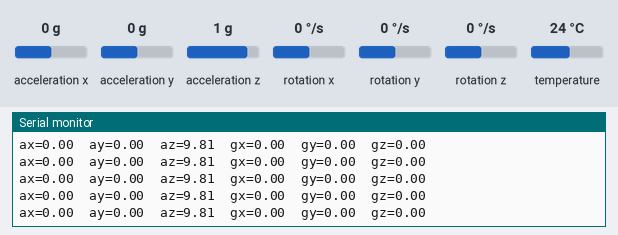
Bench run of a sketch on a simulated ESP32. On the bench: the last lines printed to the serial monitor. The test bench sets the inputs (shaded band); at power-on: acceleration x 0 g, acceleration y 0 g, acceleration z 1 g, rotation x 0 °/s, rotation y 0 °/s, rotation z 0 °/s, temperature 24 °C.

Above: at 2.2 s.
2.3 s: acceleration x set to -1.4 g
At 2.34 s:
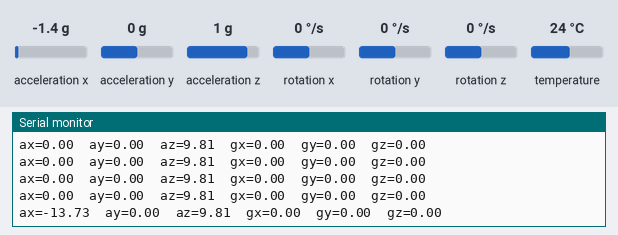
3.8 s: acceleration y set to -1.4 g
At 3.88 s:
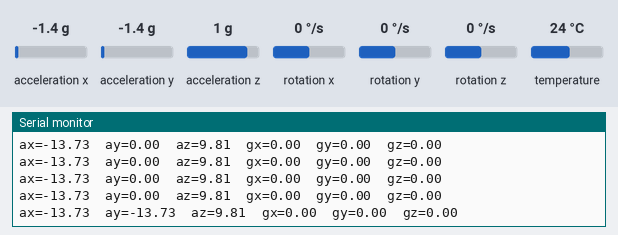
5.3 s: acceleration z set to -1.4 g
At 5.31 s:
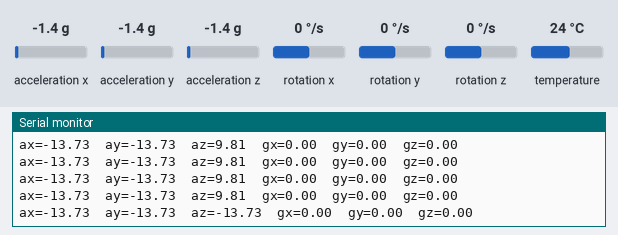
6.8 s: rotation x set to -192 °/s
At 6.85 s:
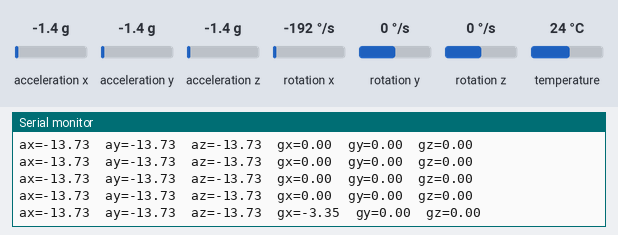
8.3 s: rotation y set to -192 °/s
At 8.39 s:
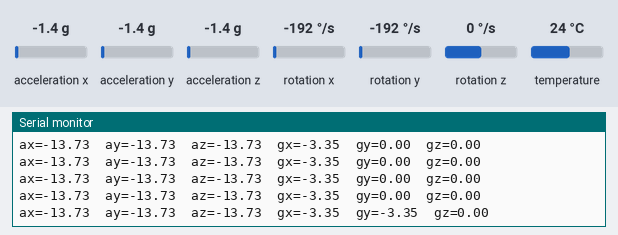

Measured:
- after the input at 2.3 s, the serial monitor: prints a new line at once (image 1)
- after the input at 3.8 s, the serial monitor: prints a new line after 0.07 s (image 2)
- after the input at 5.3 s, the serial monitor: prints a new line at once (image 3)
- after the input at 6.8 s, the serial monitor: prints a new line after 0.05 s (image 4)
- after the input at 8.3 s, the serial monitor: prints a new line after 0.09 s (image 5)

The sketch:

mpu6050_test.ino
```cpp
#include <Wire.h>
#include <Adafruit_MPU6050.h>
#include <Adafruit_Sensor.h>

Adafruit_MPU6050 mpu;

void setup() {
  Serial.begin(115200);
  delay(1000);

  // 设置I2C引脚：SDA=IO14，SCL=IO15
  Wire.begin(14, 15);
  Wire.setClock(100000);

  if (!mpu.begin(0x68, &Wire)) {
    Serial.println("没有找到MPU6050，请检查接线");
    while (true) {
      delay(100);
    }
  }

  mpu.setAccelerometerRange(MPU6050_RANGE_16_G);
  mpu.setGyroRange(MPU6050_RANGE_2000_DEG);
  mpu.setFilterBandwidth(MPU6050_BAND_21_HZ);

  Serial.println("MPU6050连接成功");
}

void loop() {
  sensors_event_t acceleration;
  sensors_event_t rotation;
  sensors_event_t temperature;

  mpu.getEvent(&acceleration, &rotation, &temperature);

  Serial.printf(
    "ax=%.2f  ay=%.2f  az=%.2f  gx=%.2f  gy=%.2f  gz=%.2f\n",
    acceleration.acceleration.x,
    acceleration.acceleration.y,
    acceleration.acceleration.z,
    rotation.gyro.x,
    rotation.gyro.y,
    rotation.gyro.z
  );

  delay(100);
}
```
